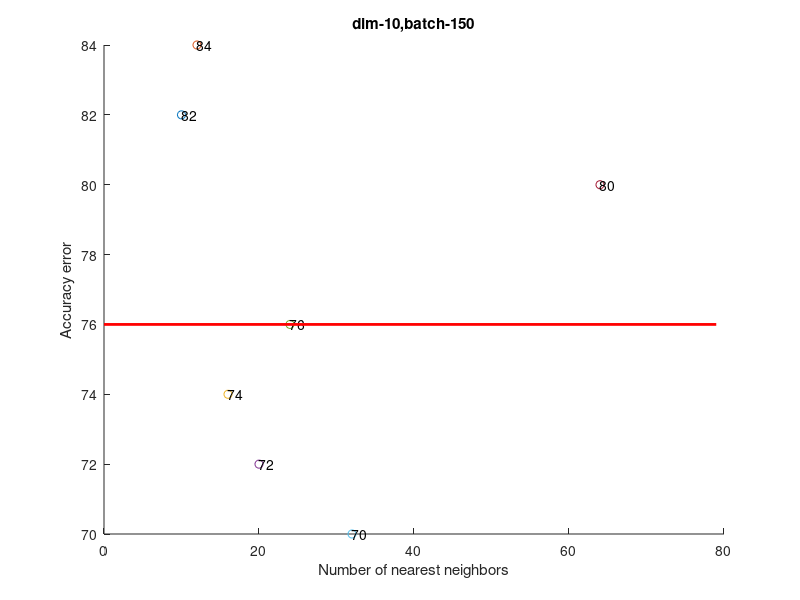
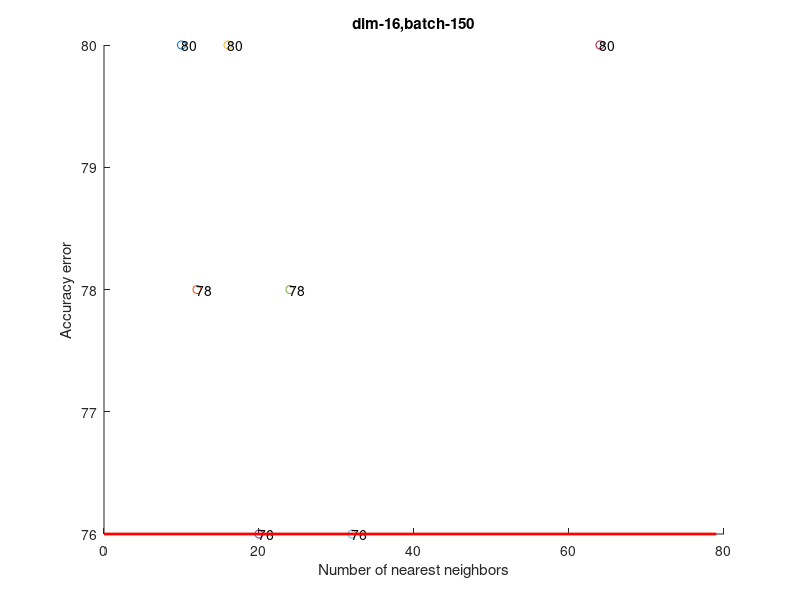
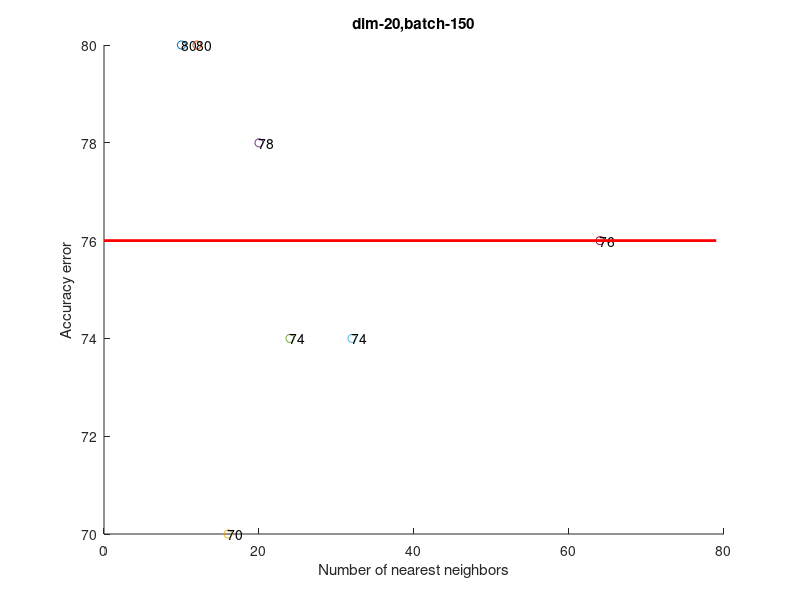
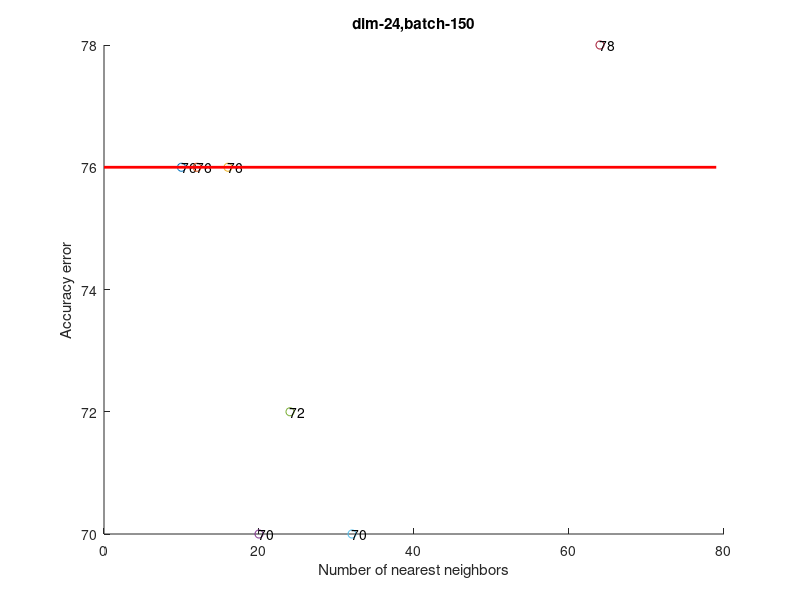

These charts were generated, in order, by the following MATLAB code:
%% Visualize Experiment results

clear all; close all; clc;
% Param: [K batch d]
load('Arcene_Experiments/results_classification_acc');

no_dimRed = 76;

% Experiment parameters
% LLE Num of neighbors
neighbors = [10; 12; 16; 20; 24; 32; 64];

% LLE Num of new dimensionality 
dim = [10; 16; 20; 24; 32; 40; 52; 64; 96; 128];

% Batch size (Must be grater thna K) 
% batch = [10000; 20000; 60000];
batch = [150];

% Best accuracy
max_acc = 0;
param = zeros(3,1);

% Loop for each dimension
for d=1:size(results_classification_acc,3)
    figure(d);
    
    % Loop for each batch_size
    for b=1:size(results_classification_acc,2)
        subplot(1,size(batch,1),b);
        
        % Loop for each neighbor
        for k=1:size(results_classification_acc,1)
            if(results_classification_acc(k,b,d) > max_acc)
               max_acc = results_classification_acc(k,b,d);
               param(1,1) = k; param(2,1) = b; param(3,1) = d;
            end
            
            scatter(neighbors(k,1),double(results_classification_acc(k,b,d)));hold on;
            text(neighbors(k,1), results_classification_acc(k,b,d),num2str(results_classification_acc(k,b,d)));
        end
        line([0,max(neighbors)+15],[no_dimRed,no_dimRed],'Color','r','LineWidth',2)
        title(strcat('dim-',int2str(dim(d,1)),',','batch-',int2str(batch(b,1))));
        xlabel('Number of nearest neighbors');
        ylabel('Accuracy error');
        hold off;
    end
end

fprintf('Best accuracy with dimensionality reduction: %f, dim: %d, batch: %d, neighbors: %d \n',...
        max_acc, dim(param(3,1),1), batch(param(2,1),1), neighbors(param(1,1),1));
fprintf('Accuracy without dimensionality reduction: %f \n', no_dimRed);


